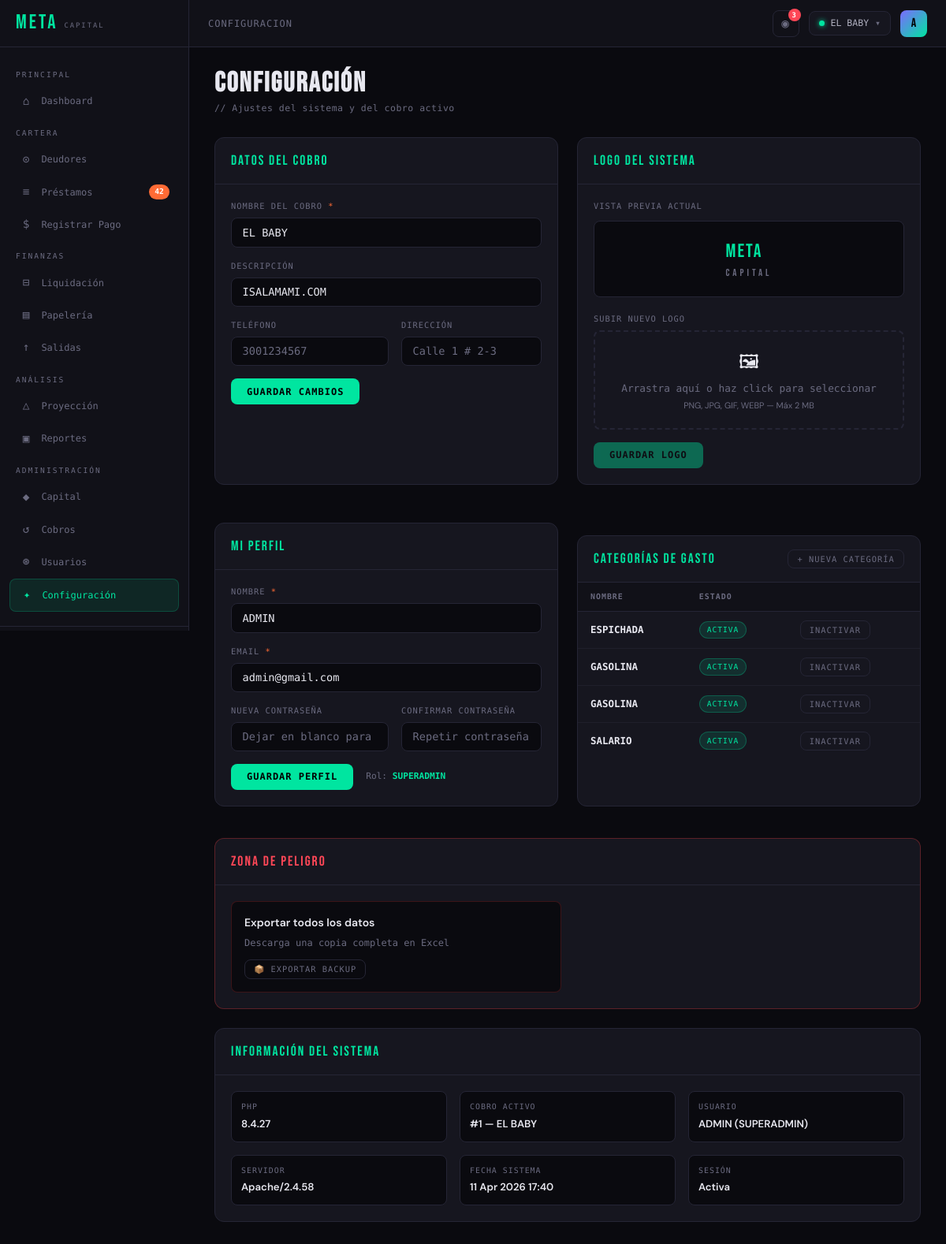
/pages/configuracion.php (signed in), run on the app's committed database.
### tables this page shows
CREATE TABLE `cobros` (
  `id` int(11) NOT NULL,
  `nombre` varchar(100) NOT NULL,
  `descripcion` varchar(255) DEFAULT NULL,
  `direccion` varchar(255) DEFAULT NULL,
  `telefono` varchar(20) DEFAULT NULL,
  `papeleria_pct` decimal(5,2) NOT NULL DEFAULT 10.00,
  `activo` tinyint(1) NOT NULL DEFAULT 1,
  `created_at` datetime NOT NULL DEFAULT current_timestamp(),
  `updated_at` datetime NOT NULL DEFAULT current_timestamp() ON UPDATE current_timestamp()
);

CREATE TABLE `usuarios` (
  `id` int(11) NOT NULL,
  `nombre` varchar(100) NOT NULL,
  `email` varchar(100) NOT NULL,
  `password_hash` varchar(255) NOT NULL,
  `rol` enum('superadmin','admin','cobrador','consulta') NOT NULL DEFAULT 'cobrador',
  `activo` tinyint(1) NOT NULL DEFAULT 1,
  `ultimo_login` datetime DEFAULT NULL,
  `created_at` datetime NOT NULL DEFAULT current_timestamp(),
  `updated_at` datetime NOT NULL DEFAULT current_timestamp() ON UPDATE current_timestamp(),
  `session_token` varchar(64) DEFAULT NULL
);

CREATE TABLE `categorias_gasto` (
  `id` int(11) NOT NULL,
  `cobro_id` int(11) NOT NULL,
  `nombre` varchar(100) NOT NULL,
  `activa` tinyint(1) NOT NULL DEFAULT 1
);

### pages/configuracion.php (the view, shortened to what the rows shown need)
<?php
$db    = getDB();
$cobro = cobroActivo();
$stmtC = $db->prepare("SELECT * FROM cobros WHERE id=?");
$stmtC->execute([$cobro]);
$cobroData = $stmtC->fetch();
$stmtU = $db->prepare("SELECT * FROM usuarios WHERE id=?");
$stmtU->execute([$_SESSION['usuario_id']]);
$usuarioActual = $stmtU->fetch();
require_once __DIR__ . '/../includes/header.php';
?>
<div class="page-header">
  <h1>CONFIGURACIÓN</h1>
</div>
<div style="display:grid;grid-template-columns:1fr 1fr;gap:1.5rem">
  <div class="card">
    <div class="card-body">
      <form id="form-cobro">
        <div class="form-grid">
          <div class="field field-span2">
            <label>Nombre del cobro <span class="required">*</span></label>
            <input type="text" name="nombre" value="<?= htmlspecialchars($cobroData['nombre']??'') ?>" required>
          </div>
          <div class="field field-span2">
            <label>Descripción</label>
            <input type="text" name="descripcion" value="<?= htmlspecialchars($cobroData['descripcion']??'') ?>" placeholder="Ej: Cobro zona norte">
          </div>
        </div>
      </form>
    </div>
  </div>
  <div class="card">
    <div class="card-body">
      <form id="form-perfil">
        <div class="form-grid">
          <div class="field field-span2">
            <label>Nombre <span class="required">*</span></label>
            <input type="text" name="nombre" value="<?= htmlspecialchars($usuarioActual['nombre']) ?>" required>
          </div>
          <div class="field field-span2">
            <label>Email <span class="required">*</span></label>
            <input type="email" name="email" value="<?= htmlspecialchars($usuarioActual['email']) ?>" required>
          </div>
        </div>
        <div style="margin-top:1rem;display:flex;align-items:center;gap:1rem">
          <span style="font-family:var(--font-mono);font-size:0.7rem;color:var(--muted)">
            Rol: <strong style="color:var(--accent)"><?= strtoupper($usuarioActual['rol']) ?></strong>
          </span>
        </div>
      </form>
    </div>
  </div>
<div class="card mt-2">
  <?php
  $stmtCats = $db->query("SELECT * FROM categorias_gasto ORDER BY nombre");
    $categoriasGasto = $stmtCats->fetchAll();
  ?>
  <?php if (empty($categoriasGasto)): ?>
  <div class="empty-state"><span class="empty-icon">◈</span><p>Sin categorías creadas</p></div>
  <?php else: ?>
  <div class="table-wrap">
    <table>
      <thead>
        <tr><th>Nombre</th><th>Estado</th><th></th></tr>
      </thead>
      <tbody>
        <?php foreach ($categoriasGasto as $cat): ?>
        <tr>
          <td><strong><?= htmlspecialchars($cat['nombre']) ?></strong></td>
          <td>
            <span class="badge <?= $cat['activa'] ? 'badge-green' : 'badge-muted' ?>">
              <?= $cat['activa'] ? 'ACTIVA' : 'INACTIVA' ?>
            </span>
          </td>
          <td>
            <button class="btn btn-ghost btn-sm"
                    onclick="toggleCategoria(<?= $cat['id'] ?>, <?= $cat['activa'] ? 0 : 1 ?>)">
              <?= $cat['activa'] ? 'Inactivar' : 'Activar' ?>
            </button>
          </td>
        </tr>
        <?php endforeach; ?>
      </tbody>
    </table>
  </div>
  <?php endif; ?>
</div>
</div>
<?php require_once __DIR__ . '/../includes/footer.php'; ?>

### includes/header.php (shortened to what the rows shown need)
<!DOCTYPE html>
<html lang="es">
<head>
  <link rel="stylesheet" href="/assets/css/style.css">
</head>
<body>
<div class="layout">
  <header class="topbar">
    <div class="topbar-right">
      <?php
        $cobroNombre = '—';
        $cobro_id    = cobroActivo();
        if ($cobro_id) {
          $stmtC = getDB()->prepare("SELECT nombre FROM cobros WHERE id = ?");
          $stmtC->execute([$cobro_id]);
          $cobroNombre = $stmtC->fetchColumn() ?: '—';
        }
      ?>
      <div style="position:relative" id="campana-wrap">
        <button class="btn btn-ghost btn-sm" id="btn-campana"
                onclick="toggleNotifs()"
                style="position:relative;width:34px;height:34px;padding:0;display:flex;align-items:center;justify-content:center;font-size:1rem">
        </button>
      </div>
      <div class="cobro-selector" onclick="openModal('modal-cobro')">
        <div class="dot-active"></div>
        <?= htmlspecialchars($cobroNombre) ?>
        <?php if ($_SESSION['rol'] === 'superadmin'): ?>
        <span style="color:var(--muted)">▾</span>
        <?php endif; ?>
      </div>
      <div style="position:relative">
        <div class="user-avatar" data-dropdown="user-menu">
        </div>
      </div>
    </div>
  </header>
  <main class="content">

### data on the page
cobros: nombre "EL BABY", descripcion "ISALAMAMI.COM"
usuarios: nombre "ADMIN", email "admin@gmail.com", rol "SUPERADMIN"
categorias_gasto: nombre "ESPICHADA", activa "ACTIVA"
categorias_gasto: nombre "GASOLINA", activa "ACTIVA"
categorias_gasto: nombre "GASOLINA", activa "ACTIVA"
categorias_gasto: nombre "SALARIO", activa "ACTIVA"

### other printed values
$vencidas "42"
$pageSection ?: $pageTitle "CONFIGURACION"
$nAlertas "3"
substr($_SESSION['usuario_nombre'], 0, 1) "A"
$k "PHP"
$v "8.4.27"
$k "COBRO ACTIVO"
$v "#1 — EL BABY"
$k "USUARIO"
$v "ADMIN (SUPERADMIN)"
$k "SERVIDOR"
$v "Apache/2.4.58"
$k "FECHA SISTEMA"
$v "11 Apr 2026 17:40"
$k "SESIÓN"
